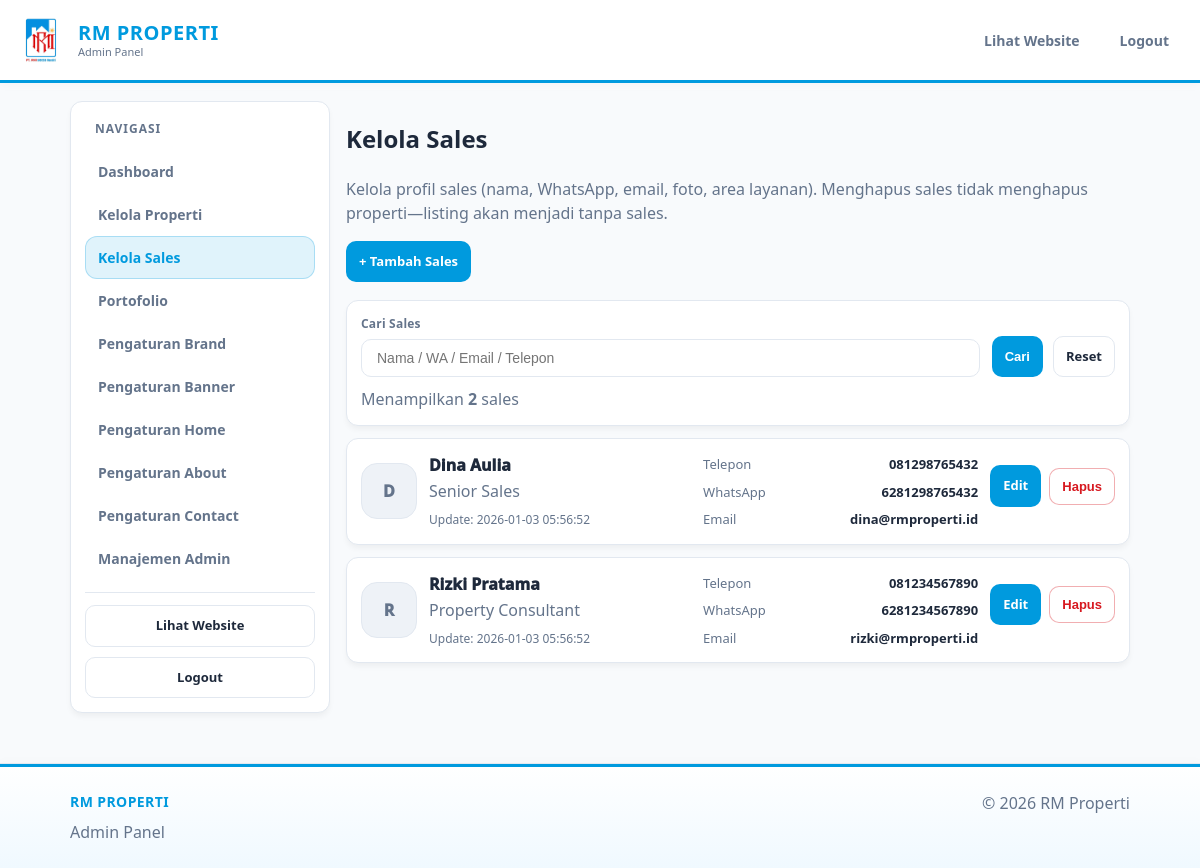
The page /admin/sales.php (signed in) on the database its author committed.
### tables this page shows
CREATE TABLE sales (
  id INT AUTO_INCREMENT PRIMARY KEY,
  name VARCHAR(190) NOT NULL,
  title VARCHAR(190) DEFAULT NULL,
  phone VARCHAR(50) DEFAULT NULL,
  whatsapp VARCHAR(50) DEFAULT NULL,
  email VARCHAR(190) DEFAULT NULL,
  photo_path VARCHAR(255) DEFAULT NULL,
  bio TEXT DEFAULT NULL,
  areas VARCHAR(255) DEFAULT NULL,
  experience_years INT DEFAULT 0,
  created_at TIMESTAMP DEFAULT CURRENT_TIMESTAMP,
  updated_at TIMESTAMP DEFAULT CURRENT_TIMESTAMP ON UPDATE CURRENT_TIMESTAMP
);

### lib.php (called while the page is built, shortened)
<?php
function e(string $v): string { return htmlspecialchars($v, ENT_QUOTES, 'UTF-8'); }
function setting(string $key, ?string $default = null): ?string {
  static $cache = null;
  if ($cache === null) {
    $cache = [];
    $rows = db()->query("SELECT `key`, `value` FROM settings")->fetchAll();
    foreach ($rows as $r) {
      $cache[$r['key']] = $r['value'];
    }
  }
  return array_key_exists($key, $cache) ? $cache[$key] : $default;
}

### db.php (called while the page is built)
<?php
function db(): PDO {
  static $pdo = null;
  if ($pdo) return $pdo;
  $cfg = require __DIR__ . '/config.php';
  $d = $cfg['db'];
  $dsn = "mysql:host={$d['host']};dbname={$d['name']};charset={$d['charset']}";
  $pdo = new PDO($dsn, $d['user'], $d['pass'], [
    PDO::ATTR_ERRMODE => PDO::ERRMODE_EXCEPTION,
    PDO::ATTR_DEFAULT_FETCH_MODE => PDO::FETCH_ASSOC,
    PDO::ATTR_EMULATE_PREPARES => false,
  ]);
  return $pdo;
}

### admin/sales.php (the view, shortened to what this page needs)
<?php
$q = trim($_GET['q'] ?? '');
$pdo = db();
$sql = "SELECT * FROM sales WHERE 1=1";
$params = [];
$sql .= " ORDER BY updated_at DESC, id DESC";
$st = $pdo->prepare($sql);
$st->execute($params);
$rows = $st->fetchAll();
$total = count($rows);
include __DIR__ . '/_header.php';
?>
<div class="admin-layout">
  <?php include __DIR__ . '/_sidebar.php'; ?>
  <section class="admin-content">
    <div class="admin-pagehead admin-pagehead-spaced">
      <div>
        <h1 class="admin-title">Kelola Sales</h1>
        <p class="muted">
          Kelola profil sales (nama, WhatsApp, email, foto, area layanan). Menghapus sales tidak menghapus properti—listing akan menjadi tanpa sales.
        </p>
      </div>
      <div class="admin-quick">
        <a class="action accent" href="sales_edit">+ Tambah Sales</a>
      </div>
    </div>
    <div class="panel admin-panel">
      <form method="get" class="admin-filters" action="sales">
        <div class="field">
          <label class="label">Cari Sales</label>
          <input class="input" name="q" placeholder="Nama / WA / Email / Telepon" value="<?= e($q) ?>">
        </div>
        <div class="admin-filters-actions">
          <button class="action accent" type="submit">Cari</button>
          <a class="action" href="sales">Reset</a>
        </div>
      </form>
      <div class="muted" style="margin-top:10px">
        Menampilkan <strong><?= (int)$total ?></strong> sales
      </div>
    </div>
    <?php if (!$rows): ?>
      <div class="panel admin-panel" style="margin-top:12px">
        <div class="muted">Belum ada data sales.</div>
      </div>
    <?php else: ?>
      <div class="sales-list">
        <?php foreach ($rows as $s): ?>
          <article class="sales-item">
            <div class="sales-left">
              <?php if (!empty($s['photo_path'])): ?>
                <img
                  class="sales-avatar"
                  src="<?= e(abs_url($s['photo_path'])) ?>"
                  alt="<?= e($s['name']) ?>"
                  loading="lazy"
                >
              <?php else: ?>
                <div class="sales-avatar sales-avatar-fallback" aria-hidden="true">
                  <?= e(mb_strtoupper(mb_substr($s['name'] ?: 'S', 0, 1))) ?>
                </div>
              <?php endif; ?>
              <div class="sales-ident">
                <div class="sales-name"><?= e($s['name']) ?></div>
                <div class="sales-title muted"><?= e($s['title'] ?? '-') ?></div>
                <div class="sales-updated muted">
                  Update: <?= e($s['updated_at'] ?? '-') ?>
                </div>
              </div>
            </div>
            <div class="sales-meta">
              <div class="sales-meta-row">
                <span class="sales-meta-k">Telepon</span>
                <span class="sales-meta-v"><?= e($s['phone'] ?? '-') ?></span>
              </div>
              <div class="sales-meta-row">
                <span class="sales-meta-k">WhatsApp</span>
                <span class="sales-meta-v"><?= e($s['whatsapp'] ?? '-') ?></span>
              </div>
              <div class="sales-meta-row">
                <span class="sales-meta-k">Email</span>
                <span class="sales-meta-v"><?= e($s['email'] ?? '-') ?></span>
              </div>
            </div>
            <div class="sales-actions">
              <a class="action accent" href="sales_edit?id=<?= (int)$s['id'] ?>">Edit</a>
              <form method="post" action="sales_delete" class="admin-inline">
                <button
                  class="action danger"
                  type="submit"
                  onclick="return confirm('Hapus sales ini? Properti yang memakai sales ini akan otomatis menjadi tanpa sales.')"
                >
                  Hapus
                </button>
              </form>
            </div>
          </article>
        <?php endforeach; ?>
      </div>
    <?php endif; ?>
  </section>
</div>
<?php include __DIR__ . '/_footer.php'; ?>

### css/style.css (style rules this page uses)
:root { --brand-blue: #009ADE; --brand-red: #D71920; --brand-yellow: #F7941D; --bg-body: #F8FAFC; --bg-card: #FFFFFF; --text-main: #1E293B; --text-muted: #64748B; --border: #E2E8F0; --shadow: 0 4px 6px -1px rgba(0, 0, 0, 0.05); --radius: 12px; }
*, *::before, *::after { box-sizing: border-box; }
html, body { height: 100%; }
html, body { overflow-x: hidden; }
body { margin: 0; font-family: "Segoe UI", system-ui, -apple-system, Arial, sans-serif; background: var(--bg-body); color: var(--text-main); line-height: 1.5; display: flex; flex-direction: column; min-height: 100vh; }
a { text-decoration: none; color: inherit; }
.muted { color: var(--text-muted); }
.panel { background: var(--bg-card); border: 1px solid var(--border); border-radius: var(--radius); box-shadow: var(--shadow); padding: 16px; }
.input, .select { padding: 10px 15px; border: 1px solid var(--border); border-radius: 8px; outline: none; font-size: 14px; background: #fff; }
.action { display: inline-flex; align-items: center; justify-content: center; padding: 10px 12px; border-radius: 10px; border: 1px solid var(--border); background: #fff; color: var(--text-main); font-weight: 900; font-size: 13px; transition: transform .15s ease, box-shadow .15s ease, border-color .15s ease, background .15s ease; }
.action.accent { background: var(--brand-blue); color: #fff; border-color: transparent; }
.sales-name { font-weight: 900; color: var(--text-main); }
.sales-actions { margin-top: 12px; }

### rows shown on the page
sales: name "D", name "Dina Aulia", title "Senior Sales", updated_at "2026-01-03 05:56:52", phone "081298765432", whatsapp "6281298765432", email "dina@rmproperti.id"
sales: name "R", name "Rizki Pratama", title "Property Consultant", updated_at "2026-01-03 05:56:52", phone "081234567890", whatsapp "6281234567890", email "rizki@rmproperti.id"

### other values the page prints
$siteName "RM PROPERTI"
$label "Dashboard Kelola Properti Kelola Sales Portofolio Pengaturan Brand Pengaturan Banner Pengaturan Home Pengaturan About Pengaturan Contact Manajemen Admin"
$total "2"
$siteName "RM Properti"
